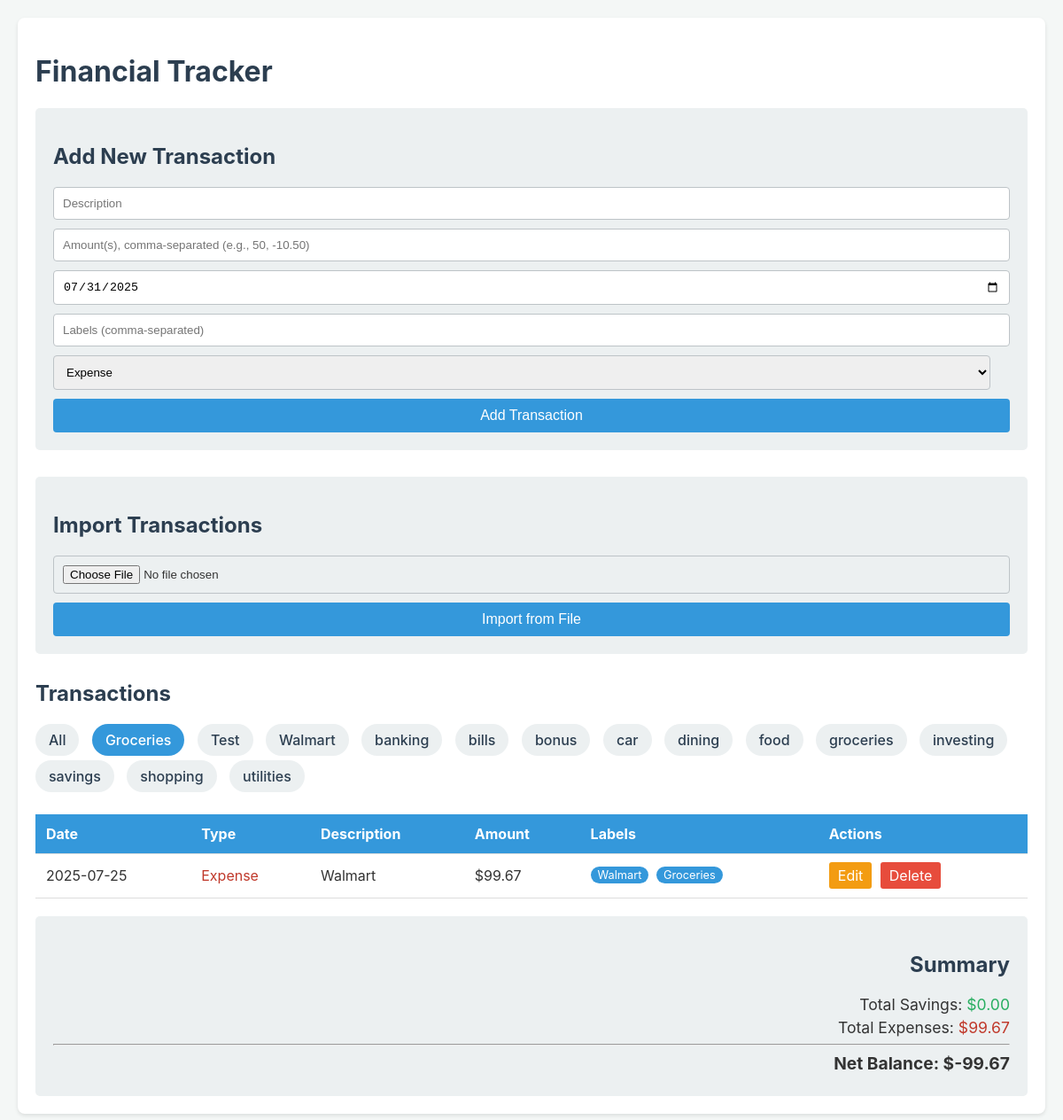
Screenshot of /?label=Groceries with the database file from the repository.
### tables this page shows
CREATE TABLE labels (
                id INTEGER PRIMARY KEY AUTOINCREMENT,
                name TEXT NOT NULL UNIQUE
            );

CREATE TABLE transactions (
                id INTEGER PRIMARY KEY AUTOINCREMENT,
                type TEXT NOT NULL CHECK(type IN ('expense', 'saving')),
                description TEXT NOT NULL,
                amount REAL NOT NULL,
                transaction_date TEXT,
                timestamp DATETIME DEFAULT CURRENT_TIMESTAMP
            );

### app.py (the view)
@app.route('/')
def index():
    label_filter = request.args.get('label')
    transactions = get_transactions_db(label_filter=label_filter)
    labels = get_all_labels_db()
    total_savings = sum(t['amount'] for t in transactions if t['type'] == 'saving')
    total_expenses = sum(t['amount'] for t in transactions if t['type'] == 'expense')
    net_balance = total_savings - total_expenses
    totals = {
        'savings': total_savings,
        'expenses': total_expenses,
        'net': net_balance
    }
    today = datetime.date.today().isoformat()
    return render_template('index.html', transactions=transactions, totals=totals, today=today, labels=labels, selected_label=label_filter)

### app.py (called while the page is built)
def create_connection():
    conn = None
    try:
        conn = sqlite3.connect('finance.db', check_same_thread=False)
    except Error as e:
        print(e)
    return conn

def get_all_labels_db():
    conn = create_connection()
    try:
        conn.row_factory = sqlite3.Row
        cur = conn.cursor()
        cur.execute("SELECT id, name FROM labels ORDER BY name")
        rows = cur.fetchall()
        return rows
    except Error as e:
        print(f"Failed to retrieve labels: {e}")
        return []
    finally:
        if conn:
            conn.close()

### templates/index.html (shortened to what this page needs)
<!DOCTYPE html>
<html lang="en">
<head>
</head>
<body>
    <div class="container">
        <h1>Financial Tracker</h1>
        <form action="/add" method="post">
            <h2>Add New Transaction</h2>
            <input type="text" name="description" placeholder="Description" required>
            <input type="text" name="amount" placeholder="Amount(s), comma-separated (e.g., 50, -10.50)" required>
            <input type="date" name="transaction_date" value="{{ today }}">
            <input type="text" name="labels" placeholder="Labels (comma-separated)">
            <select name="type">
                <option value="expense">Expense</option>
            </select>
            <button type="submit">Add Transaction</button>
        </form>
        <form action="/import" method="post" enctype="multipart/form-data">
            <h2>Import Transactions</h2>
            <input type="file" name="file" accept=".json,.csv" required>
            <button type="submit">Import from File</button>
        </form>
        <h2>Transactions</h2>
        <div class="filter-container">
            <a href="{{ url_for('index') }}" class="{{ 'active' if not selected_label else '' }}">All</a>
            {% for label in labels %}
            <a href="{{ url_for('index', label=label.name) }}" class="{{ 'active' if selected_label == label.name else '' }}">{{ label.name }}</a>
            {% endfor %}
        </div>
        <table>
            <thead>
                <tr>
                    <th>Date</th>
                    <th>Type</th>
                    <th>Description</th>
                    <th>Amount</th>
                    <th>Labels</th>
                    <th>Actions</th>
                </tr>
            </thead>
            <tbody>
                {% for transaction in transactions %}
                <tr>
                    <td>{{ transaction.transaction_date }}</td>
                    <td class="{{ transaction.type }}">{{ transaction.type.capitalize() }}</td>
                    <td>{{ transaction.description }}</td>
                    <td>${{ "%.2f"|format(transaction.amount) }}</td>
                    <td>
                        {% if transaction.labels %}
                            {% for label in transaction.labels.split(',') %}
                                <span class="label">{{ label }}</span>
                            {% endfor %}
                        {% endif %}
                    </td>
                    <td class="actions">
                        <a href="{{ url_for('edit_transaction_route', trans_id=transaction.id) }}" class="edit-btn">Edit</a>
                        <a href="{{ url_for('delete_transaction_route', trans_id=transaction.id) }}" class="delete-btn" onclick="return confirm('Are you sure you want to delete this item?');">Delete</a>
                    </td>
                </tr>
                {% endfor %}
            </tbody>
        </table>
        <div class="summary">
            <h2>Summary</h2>
            <p>Total Savings: <span class="saving">${{ "%.2f"|format(totals.savings) }}</span></p>
            <p>Total Expenses: <span class="expense">${{ "%.2f"|format(totals.expenses) }}</span></p>
            <hr>
            <p class="net-balance">Net Balance: <span>${{ "%.2f"|format(totals.net) }}</span></p>
        </div>
    </div>
</body>
</html>

### templates/index.html (style rules this page uses)
body { font-family: -apple-system, BlinkMacSystemFont, "Segoe UI", Roboto, "Helvetica Neue", Arial, sans-serif; background-color: #f4f7f6; color: #333; margin: 0; padding: 20px; }
.container { max-width: 1300px; margin: auto; background: #fff; padding: 20px; border-radius: 8px; box-shadow: 0 2px 4px rgba(0,0,0,0.1); }
h1, h2 { color: #2c3e50; }
form { margin-bottom: 30px; padding: 20px; background-color: #ecf0f1; border-radius: 5px; }
form input, form select { width: calc(100% - 22px); padding: 10px; margin-bottom: 10px; border: 1px solid #bdc3c7; border-radius: 4px; }
form button { width: 100%; padding: 10px; border: none; background-color: #3498db; color: white; font-size: 16px; border-radius: 4px; cursor: pointer; }
table { width: 100%; border-collapse: collapse; margin-bottom: 20px; }
th, td { text-align: left; padding: 12px; border-bottom: 1px solid #ddd; }
th { background-color: #3498db; color: white; }
.expense { color: #c0392b; }
.saving { color: #27ae60; }
.summary { padding: 20px; background: #ecf0f1; border-radius: 5px; text-align: right; }
.summary p { margin: 5px 0; font-size: 1.1em; }
.summary .net-balance { font-weight: bold; font-size: 1.2em; }
.actions a { text-decoration: none; padding: 5px 10px; margin-right: 5px; border-radius: 3px; color: white; }
.edit-btn { background-color: #f39c12; }
.delete-btn { background-color: #e74c3c; }
.label { display: inline-block; background-color: #3498db; color: white; padding: 2px 8px; border-radius: 12px; font-size: 0.8em; margin-right: 4px; margin-bottom: 4px; }
.filter-container { margin-bottom: 20px; }
.filter-container a { text-decoration: none; padding: 8px 15px; margin-right: 10px; border-radius: 20px; background-color: #ecf0f1; color: #2c3e50; font-weight: 500; display: inline-block; margin-bottom: 5px; }
.filter-container a.active { background-color: #3498db; color: white; }

### rows the page displays
labels: name "Groceries"
labels: name "Test"
labels: name "Walmart"
labels: name "banking"
labels: name "bills"
labels: name "bonus"
labels: name "car"
labels: name "dining"
labels: name "food"
labels: name "groceries"
labels: name "investing"
labels: name "savings"
labels: name "shopping"
labels: name "utilities"
transactions: amount "99.67", label "Walmart" "Groceries"

### other values shown
{{ "%.2f"|format(totals.savings) }} "0.00"
{{ "%.2f"|format(totals.expenses) }} "99.67"
{{ "%.2f"|format(totals.net) }} "-99.67"
